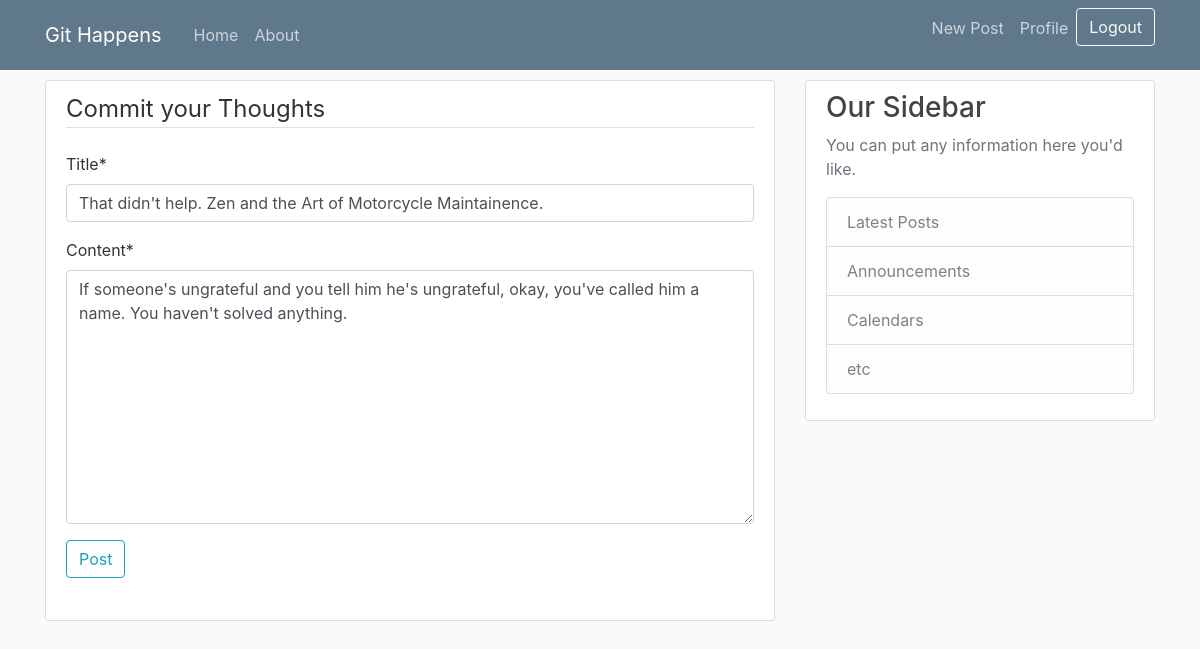
Page /post/16/update/ (signed in) on the committed database.
### blog/models.py (models this page shows, shortened)
class Post(models.Model):
    title =models.CharField(max_length=100)
    content=models.TextField()
    date_posted=models.DateTimeField(default=timezone.now)
    author= models.ForeignKey(User,on_delete=models.CASCADE) #what cascade does is when you delete the user, it deletes all its relative data, posts and etc.

### blog/views.py (the view, shortened to what this page needs)
# urls.py: path('post/<int:pk>/update/',PostUpdateView.as_view(), name='post-update'), #pk will refer to the models primary key, in this case the post  primary key
class PostUpdateView(LoginRequiredMixin, UserPassesTestMixin,UpdateView):
    model=Post
    fields=['title','content']
    def test_func(self):
        post=self.get_object() #this gets the post that u are trying to update
        if self.request.user==post.author: #to check if the post author and logged in author are same to allow updates on posts
            return True
        return False

### blog/templates/blog/post_form.html (shortened to what this page needs)
{%extends "blog/base.html"%}
{% load crispy_forms_tags %}
{%block content%}
    <div class="content-section">
        <form method="POST">
            <fieldset class="form-group">
                <legend class="border-bottom mb-4">Commit your Thoughts</legend>
                {{ form|crispy }}
                <div class="form-group">
                    <button class="btn btn-outline-info" type="submit">Post</button>
                </div>
            </fieldset>
        </form>
    </div>
{%endblock content%}

### blog/static/blog/main.css (style rules this page uses)
body { background: #fafafa; color: #333333; margin-top: 5rem; }
.content-section { background: #ffffff; padding: 10px 20px; border: 1px solid #dddddd; border-radius: 3px; margin-bottom: 20px; }

### rows in the picture
Post: title "That didn't help. Zen and the Art of Motorcycle Maintainence.", content "If someone's ungrateful and you tell him he's ungrateful, okay, you've called him a name. You haven't solved anything."
